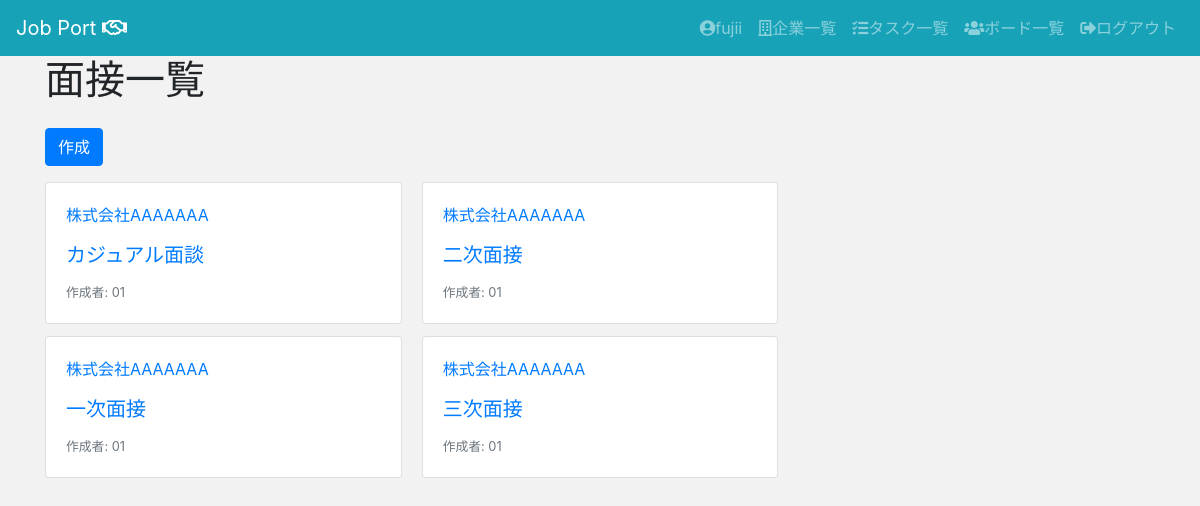
The page /jpapp/interviews/ (signed in) on the database as committed earlier.
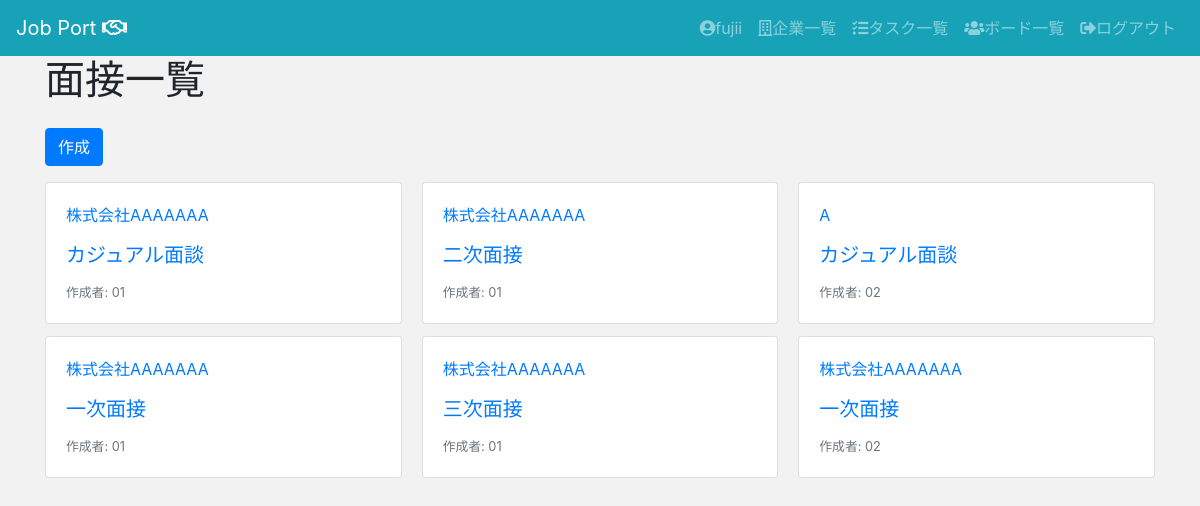
The same page on the database as committed later.
### jpapp/models.py (models this page shows, shortened)
class Interview(models.Model):
    interview_phase = models.IntegerField(
      choices = CHOICE4,
      default='0'
    )
    interview_datetime = models.DateTimeField()
    interview_description = models.TextField()
    company = models.ForeignKey(Company, on_delete=models.CASCADE)
    user = models.ForeignKey(User, on_delete=models.CASCADE)

class Company(models.Model):
    company_name = models.CharField(max_length=200,)
    url = models.URLField(blank=True,null=True,)
    route = models.IntegerField(
        choices = CHOICE1,
        blank=True,
        null=True,
    )
    location = models.IntegerField(
        choices = CHOICE2,
        blank=True,
        null=True,
    )
    tag = models.ManyToManyField(Tag, blank=True)
    description = models.TextField(blank=True,null=True,)
    phase = models.IntegerField(
        choices = CHOICE3,
        default='0',
    )
    application_date = models.DateField(blank=True,null=True,)
    user = models.ForeignKey(User, on_delete=models.CASCADE)
    def __str__(self):
        return self.company_name

### jpapp/views.py (the view)
# urls.py: path("interviews/", views.InterviewListView.as_view(), name="interviews_list"),
class InterviewListView(LoginRequiredMixin, ListView):
    model = Interview
    template_name = "jpapp/interviews/list.html"
    def get_queryset(self):
        current_user = self.request.user
        if current_user.is_superuser: # スーパーユーザの場合、リストにすべてを表示する。
            interview_list = Interview.objects.all()
            return interview_list
        else: # 一般ユーザは自分のレコードのみ表示する。
            interview_list = Interview.objects.filter(user=current_user.id)
            return interview_list

### templates/jpapp/interviews/list.html
{% extends "jpapp/base.html" %}
{% block content %}
<div class="container">
  <h1>面接一覧</h1>
  <a class="btn btn-primary my-3" href="{% url 'jpapp:interviews_create' %}" role="button">作成</a>
  <div class="card-columns">
    {% for interview in interview_list %}
    <a href="{% url 'jpapp:interviews_detail' interview.pk %}" class="card">
      <div class="card-body">
        <p>{{ interview.company }}</p>
        <h5 class="card-title">{{ interview.get_interview_phase_display }}</h5>
        <footer>
          <small class="text-muted">作成者: {{ interview.user.username }}</small>
        </footer>
      </div>
    </a>
    {% endfor %}
  </div>
</div>
{% endblock %}

Rows that differ between the two databases and show on the page:
added Interview: company "A", interview_phase "カジュアル面談", user.username "02"
added Interview: company "株式会社AAAAAAA", interview_phase "一次面接", user.username "02"
